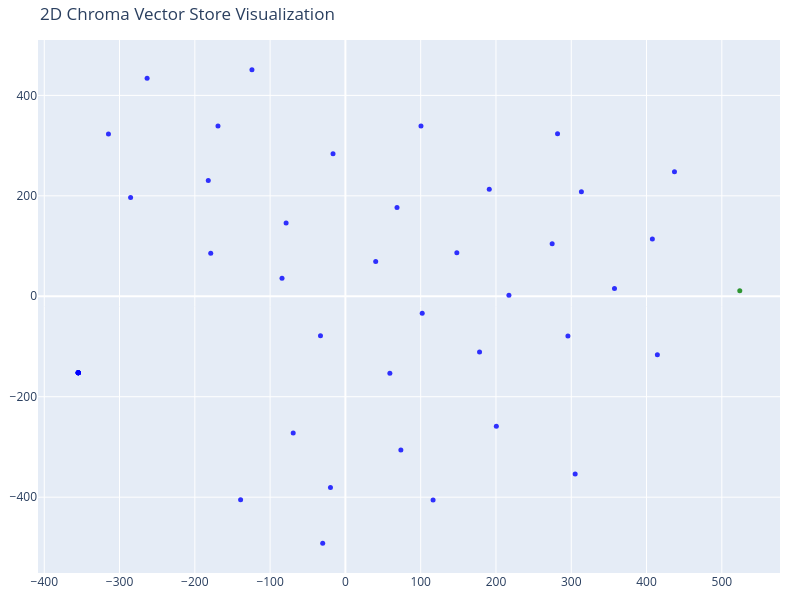

Notebook cell for this chart:
### Code cell
tsne = TSNE(n_components=2, random_state=42)
reduced_vectors = tsne.fit_transform(vectors)

# Create the 2D scatter plot
fig = go.Figure(data=[go.Scatter(
    x=reduced_vectors[:, 0],
    y=reduced_vectors[:, 1],
    mode='markers',
    marker=dict(size=5, color=colors, opacity=0.8),
    text=[f"Type: {t}<br>Text: {d[:100]}..." for t, d in zip(doc_types, documents)],
    hoverinfo='text'
)])

fig.update_layout(title='2D Chroma Vector Store Visualization',
    scene=dict(xaxis_title='x',yaxis_title='y'),
    width=800,
    height=600,
    margin=dict(r=20, b=10, l=10, t=40)
)

fig.show()

### Figure 1 — Plotly figure (JSON) as saved in the notebook; plotly's stock layout.template omitted (floating-point values rounded to 4 significant figures)
{"data": [{"hoverinfo": "text", "marker": {"color": ["blue", "blue", "blue", "blue", "blue", "blue", "blue", "blue", "blue", "blue", "blue", "blue", "blue", "blue", "blue", "blue", "blue", "blue", "blue", "blue", "blue", "blue", "blue", "blue", "blue", "blue", "blue", "blue", "blue", "blue", "blue", "blue", "blue", "blue", "blue", "blue", "blue", "blue", "blue", "blue", "blue", "blue", "blue", "blue", "blue", "green"], "opacity": 0.8, "size": 5}, "mode": "markers", "text": ["Type: company<br>Text: About Insurellm\n\nInsurellm was founded in 2015 as an insurance tech startup.\n\n# About Insurellm\\n\nIn...", "Type: contracts<br>Text: Early Growth\n\nThe company experienced rapid growth in its first five years.\n\n\\n\nThe company experien..."], "type": "scatter", "x": [68.55, 102.0, 305.2, 217.2, 178.2, 59.08, -354.9, -169.2, -354.9, 200.5, -354.9, -139.2, -354.9, -19.82, -354.9, -30.14, -354.9, 116.5, -354.9, 73.67, -354.9, -69.34, -354.9, -16.44, 100.4, -182.1, -285.3, -263.4, -314.8, -124.1, -78.75, -178.9, -84.19, 40.25, 295.6, 148.0, 357.4, 274.6, 191.1, 281.8, 313.5, 414.4, 437.1, 407.7, -33.1, 523.8], "y": [176.7, -33.77, -353.6, 1.937, -110.8, -153.3, -152.4, 338.9, -152.4, -258.6, -152.4, -405.3, -152.4, -381.0, -152.4, -491.7, -152.4, -405.7, -152.4, -306.1, -152.4, -272.2, -152.4, 284.0, 339.3, 230.5, 196.6, 433.9, 323.1, 451.0, 145.8, 85.52, 35.94, 69.43, -79.22, 86.5, 15.41, 104.6, 213.3, 323.6, 208.0, -116.6, 248.0, 114.1, -78.58, 10.81]}], "layout": {"height": 600, "margin": {"b": 10, "l": 10, "r": 20, "t": 40}, "scene": {"xaxis": {"title": {"text": "x"}}, "yaxis": {"title": {"text": "y"}}}, "title": {"text": "2D Chroma Vector Store Visualization"}, "width": 800}}
